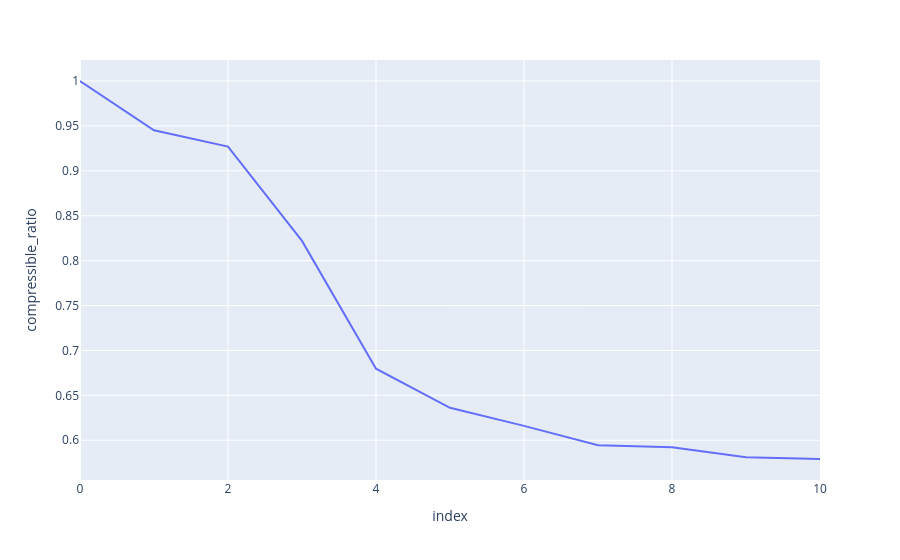

Notebook code for this chart:
### Code cell
fig = px.line(iteration_df, x=iteration_df.index, y='compressible_ratio')
fig.show()

### Figure 1 — Plotly figure (JSON) as saved in the notebook; plotly's stock layout.template omitted (floating-point values rounded to 4 significant figures)
{"data": [{"hovertemplate": "index=%{x}<br>compressible_ratio=%{y}<extra></extra>", "legendgroup": "", "line": {"color": "#636efa", "dash": "solid"}, "marker": {"symbol": "circle"}, "mode": "lines", "name": "", "orientation": "v", "showlegend": false, "type": "scatter", "x": [0, 1, 2, 3, 4, 5, 6, 7, 8, 9, 10], "xaxis": "x", "y": [1.0, 0.9452, 0.9269, 0.822, 0.6797, 0.6361, 0.616, 0.5945, 0.5921, 0.5811, 0.5791], "yaxis": "y"}], "layout": {"legend": {"tracegroupgap": 0}, "margin": {"t": 60}, "xaxis": {"anchor": "y", "domain": [0, 1], "title": {"text": "index"}}, "yaxis": {"anchor": "x", "domain": [0, 1], "title": {"text": "compressible_ratio"}}}}
